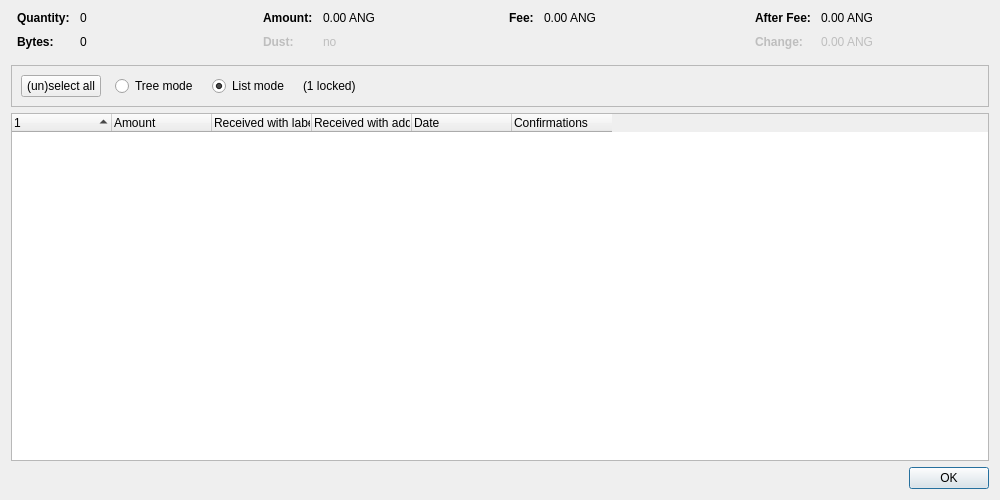
<?xml version="1.0" encoding="UTF-8"?>
<ui version="4.0">
 <class>CoinControlDialog</class>
 <widget class="QDialog" name="CoinControlDialog">
  <property name="geometry">
   <rect>
    <x>0</x>
    <y>0</y>
    <width>1000</width>
    <height>500</height>
   </rect>
  </property>
  <property name="windowTitle">
   <string>Coin Selection</string>
  </property>
  <layout class="QVBoxLayout" name="verticalLayout">
   <item>
    <layout class="QHBoxLayout" name="horizontalLayoutTop" stretch="0,0,0,0">
     <property name="topMargin">
      <number>0</number>
     </property>
     <property name="bottomMargin">
      <number>10</number>
     </property>
     <item>
      <layout class="QFormLayout" name="formLayoutCoinControl1">
       <property name="horizontalSpacing">
        <number>10</number>
       </property>
       <property name="verticalSpacing">
        <number>10</number>
       </property>
       <property name="leftMargin">
        <number>6</number>
       </property>
       <property name="rightMargin">
        <number>6</number>
       </property>
       <item row="0" column="0">
        <widget class="QLabel" name="labelCoinControlQuantityText">
         <property name="font">
          <font>
           <weight>75</weight>
           <bold>true</bold>
          </font>
         </property>
         <property name="text">
          <string>Quantity:</string>
         </property>
        </widget>
       </item>
       <item row="0" column="1">
        <widget class="QLabel" name="labelCoinControlQuantity">
         <property name="cursor">
          <cursorShape>IBeamCursor</cursorShape>
         </property>
         <property name="contextMenuPolicy">
          <enum>Qt::ActionsContextMenu</enum>
         </property>
         <property name="text">
          <string notr="true">0</string>
         </property>
         <property name="textInteractionFlags">
          <set>Qt::LinksAccessibleByMouse|Qt::TextSelectableByKeyboard|Qt::TextSelectableByMouse</set>
         </property>
        </widget>
       </item>
       <item row="1" column="0">
        <widget class="QLabel" name="labelCoinControlBytesText">
         <property name="font">
          <font>
           <weight>75</weight>
           <bold>true</bold>
          </font>
         </property>
         <property name="text">
          <string>Bytes:</string>
         </property>
        </widget>
       </item>
       <item row="1" column="1">
        <widget class="QLabel" name="labelCoinControlBytes">
         <property name="cursor">
          <cursorShape>IBeamCursor</cursorShape>
         </property>
         <property name="contextMenuPolicy">
          <enum>Qt::ActionsContextMenu</enum>
         </property>
         <property name="text">
          <string notr="true">0</string>
         </property>
         <property name="textInteractionFlags">
          <set>Qt::LinksAccessibleByMouse|Qt::TextSelectableByKeyboard|Qt::TextSelectableByMouse</set>
         </property>
        </widget>
       </item>
      </layout>
     </item>
     <item>
      <layout class="QFormLayout" name="formLayoutCoinControl2">
       <property name="horizontalSpacing">
        <number>10</number>
       </property>
       <property name="verticalSpacing">
        <number>10</number>
       </property>
       <property name="leftMargin">
        <number>6</number>
       </property>
       <property name="rightMargin">
        <number>6</number>
       </property>
       <item row="0" column="0">
        <widget class="QLabel" name="labelCoinControlAmountText">
         <property name="font">
          <font>
           <weight>75</weight>
           <bold>true</bold>
          </font>
         </property>
         <property name="text">
          <string>Amount:</string>
         </property>
        </widget>
       </item>
       <item row="0" column="1">
        <widget class="QLabel" name="labelCoinControlAmount">
         <property name="cursor">
          <cursorShape>IBeamCursor</cursorShape>
         </property>
         <property name="contextMenuPolicy">
          <enum>Qt::ActionsContextMenu</enum>
         </property>
         <property name="text">
          <string notr="true">0.00 ANG</string>
         </property>
         <property name="textInteractionFlags">
          <set>Qt::LinksAccessibleByMouse|Qt::TextSelectableByKeyboard|Qt::TextSelectableByMouse</set>
         </property>
        </widget>
       </item>
       <item row="1" column="0">
        <widget class="QLabel" name="labelCoinControlLowOutputText">
         <property name="enabled">
          <bool>false</bool>
         </property>
         <property name="font">
          <font>
           <weight>75</weight>
           <bold>true</bold>
          </font>
         </property>
         <property name="text">
          <string>Dust:</string>
         </property>
        </widget>
       </item>
       <item row="1" column="1">
        <widget class="QLabel" name="labelCoinControlLowOutput">
         <property name="enabled">
          <bool>false</bool>
         </property>
         <property name="cursor">
          <cursorShape>IBeamCursor</cursorShape>
         </property>
         <property name="contextMenuPolicy">
          <enum>Qt::ActionsContextMenu</enum>
         </property>
         <property name="text">
          <string notr="true">no</string>
         </property>
         <property name="textInteractionFlags">
          <set>Qt::LinksAccessibleByMouse|Qt::TextSelectableByKeyboard|Qt::TextSelectableByMouse</set>
         </property>
        </widget>
       </item>
      </layout>
     </item>
     <item>
      <layout class="QFormLayout" name="formLayoutCoinControl3">
       <property name="horizontalSpacing">
        <number>10</number>
       </property>
       <property name="verticalSpacing">
        <number>10</number>
       </property>
       <property name="leftMargin">
        <number>6</number>
       </property>
       <property name="rightMargin">
        <number>6</number>
       </property>
       <item row="0" column="0">
        <widget class="QLabel" name="labelCoinControlFeeText">
         <property name="font">
          <font>
           <weight>75</weight>
           <bold>true</bold>
          </font>
         </property>
         <property name="text">
          <string>Fee:</string>
         </property>
        </widget>
       </item>
       <item row="0" column="1">
        <widget class="QLabel" name="labelCoinControlFee">
         <property name="cursor">
          <cursorShape>IBeamCursor</cursorShape>
         </property>
         <property name="contextMenuPolicy">
          <enum>Qt::ActionsContextMenu</enum>
         </property>
         <property name="text">
          <string notr="true">0.00 ANG</string>
         </property>
         <property name="textInteractionFlags">
          <set>Qt::LinksAccessibleByMouse|Qt::TextSelectableByKeyboard|Qt::TextSelectableByMouse</set>
         </property>
        </widget>
       </item>
      </layout>
     </item>
     <item>
      <layout class="QFormLayout" name="formLayoutCoinControl4">
       <property name="horizontalSpacing">
        <number>10</number>
       </property>
       <property name="verticalSpacing">
        <number>10</number>
       </property>
       <property name="leftMargin">
        <number>6</number>
       </property>
       <property name="rightMargin">
        <number>6</number>
       </property>
       <item row="0" column="0">
        <widget class="QLabel" name="labelCoinControlAfterFeeText">
         <property name="font">
          <font>
           <weight>75</weight>
           <bold>true</bold>
          </font>
         </property>
         <property name="text">
          <string>After Fee:</string>
         </property>
        </widget>
       </item>
       <item row="0" column="1">
        <widget class="QLabel" name="labelCoinControlAfterFee">
         <property name="cursor">
          <cursorShape>IBeamCursor</cursorShape>
         </property>
         <property name="contextMenuPolicy">
          <enum>Qt::ActionsContextMenu</enum>
         </property>
         <property name="text">
          <string notr="true">0.00 ANG</string>
         </property>
         <property name="textInteractionFlags">
          <set>Qt::LinksAccessibleByMouse|Qt::TextSelectableByKeyboard|Qt::TextSelectableByMouse</set>
         </property>
        </widget>
       </item>
       <item row="1" column="0">
        <widget class="QLabel" name="labelCoinControlChangeText">
         <property name="enabled">
          <bool>false</bool>
         </property>
         <property name="font">
          <font>
           <weight>75</weight>
           <bold>true</bold>
          </font>
         </property>
         <property name="text">
          <string>Change:</string>
         </property>
        </widget>
       </item>
       <item row="1" column="1">
        <widget class="QLabel" name="labelCoinControlChange">
         <property name="enabled">
          <bool>false</bool>
         </property>
         <property name="cursor">
          <cursorShape>IBeamCursor</cursorShape>
         </property>
         <property name="contextMenuPolicy">
          <enum>Qt::ActionsContextMenu</enum>
         </property>
         <property name="text">
          <string notr="true">0.00 ANG</string>
         </property>
         <property name="textInteractionFlags">
          <set>Qt::LinksAccessibleByMouse|Qt::TextSelectableByKeyboard|Qt::TextSelectableByMouse</set>
         </property>
        </widget>
       </item>
      </layout>
     </item>
    </layout>
   </item>
   <item>
    <widget class="QFrame" name="frame">
     <property name="minimumSize">
      <size>
       <width>0</width>
       <height>40</height>
      </size>
     </property>
     <property name="frameShape">
      <enum>QFrame::StyledPanel</enum>
     </property>
     <property name="frameShadow">
      <enum>QFrame::Sunken</enum>
     </property>
     <layout class="QHBoxLayout" name="horizontalLayout">
      <item>
       <layout class="QHBoxLayout" name="horizontalLayoutPanel" stretch="0,0,0,0,0">
        <property name="spacing">
         <number>14</number>
        </property>
        <item>
         <widget class="QPushButton" name="pushButtonSelectAll">
          <property name="sizePolicy">
           <sizepolicy hsizetype="Maximum" vsizetype="Fixed">
            <horstretch>0</horstretch>
            <verstretch>0</verstretch>
           </sizepolicy>
          </property>
          <property name="text">
           <string>(un)select all</string>
          </property>
          <property name="autoDefault">
           <bool>false</bool>
          </property>
         </widget>
        </item>
        <item>
         <widget class="QRadioButton" name="radioTreeMode">
          <property name="sizePolicy">
           <sizepolicy hsizetype="Maximum" vsizetype="Fixed">
            <horstretch>0</horstretch>
            <verstretch>0</verstretch>
           </sizepolicy>
          </property>
          <property name="text">
           <string>Tree mode</string>
          </property>
         </widget>
        </item>
        <item>
         <widget class="QRadioButton" name="radioListMode">
          <property name="sizePolicy">
           <sizepolicy hsizetype="Maximum" vsizetype="Fixed">
            <horstretch>0</horstretch>
            <verstretch>0</verstretch>
           </sizepolicy>
          </property>
          <property name="text">
           <string>List mode</string>
          </property>
          <property name="checked">
           <bool>true</bool>
          </property>
         </widget>
        </item>
        <item>
         <widget class="QLabel" name="labelLocked">
          <property name="text">
           <string notr="true">(1 locked)</string>
          </property>
         </widget>
        </item>
        <item>
         <spacer name="horizontalSpacer">
          <property name="orientation">
           <enum>Qt::Horizontal</enum>
          </property>
          <property name="sizeHint" stdset="0">
           <size>
            <width>40</width>
            <height>20</height>
           </size>
          </property>
         </spacer>
        </item>
       </layout>
      </item>
     </layout>
    </widget>
   </item>
   <item>
    <widget class="CoinControlTreeWidget" name="treeWidget">
     <property name="contextMenuPolicy">
      <enum>Qt::CustomContextMenu</enum>
     </property>
     <property name="sortingEnabled">
      <bool>false</bool>
     </property>
     <property name="columnCount">
      <number>6</number>
     </property>
     <attribute name="headerShowSortIndicator" stdset="0">
      <bool>true</bool>
     </attribute>
     <attribute name="headerStretchLastSection">
      <bool>false</bool>
     </attribute>
     <column>
      <property name="text">
       <string/>
      </property>
     </column>
     <column>
      <property name="text">
       <string>Amount</string>
      </property>
     </column>
     <column>
      <property name="text">
       <string>Received with label</string>
      </property>
     </column>
     <column>
      <property name="text">
       <string>Received with address</string>
      </property>
     </column>
     <column>
      <property name="text">
       <string>Date</string>
      </property>
     </column>
     <column>
      <property name="text">
       <string>Confirmations</string>
      </property>
      <property name="toolTip">
       <string>Confirmed</string>
      </property>
     </column>
     <column>
      <property name="text">
       <string/>
      </property>
     </column>
     <column>
      <property name="text">
       <string/>
      </property>
     </column>
     <column>
      <property name="text">
       <string/>
      </property>
     </column>
     <column>
      <property name="text">
       <string/>
      </property>
     </column>
    </widget>
   </item>
   <item>
    <widget class="QDialogButtonBox" name="buttonBox">
     <property name="orientation">
      <enum>Qt::Horizontal</enum>
     </property>
     <property name="standardButtons">
      <set>QDialogButtonBox::Ok</set>
     </property>
    </widget>
   </item>
  </layout>
 </widget>
 <customwidgets>
  <customwidget>
   <class>CoinControlTreeWidget</class>
   <extends>QTreeWidget</extends>
   <header>qt/coincontroltreewidget.h</header>
  </customwidget>
 </customwidgets>
 <resources/>
 <connections/>
</ui>
